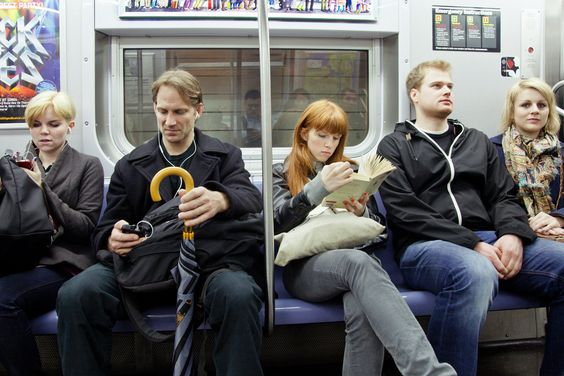
#> input picture renk_uzayı/foto.jpg, 564 x 376 px
$ python 'renk_uzayı.py'
#> lines starting #> are read from the running program, lines starting #| are printed output that depends on the picture
import cv2

img=cv2.imread("foto.jpg")
#> img is the input picture: shape (376, 564, 3); mean B, G, R 100, 100.7, 101.8
rgb_img=cv2.cvtColor(img,cv2.COLOR_BGR2RGB)
hsv_img=cv2.cvtColor(img,cv2.COLOR_BGR2HSV)
#> hsv_img: shape (376, 564, 3); mean H, S, V 77.3, 59.7, 109.6
gray_img=cv2.cvtColor(img,cv2.COLOR_BGR2GRAY)
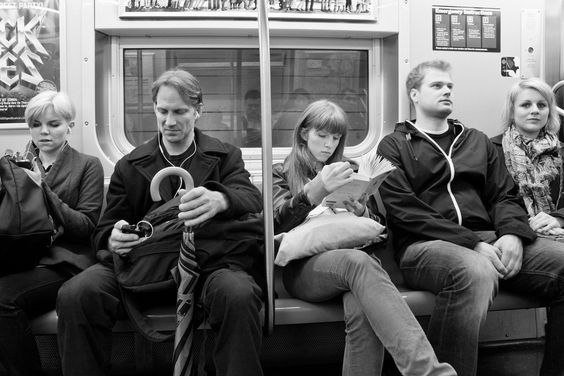
#> gray_img: shape (376, 564); min 0, max 255, mean 100.9

cv2.imshow("BGR",img)
cv2.imshow("RGB",rgb_img)
cv2.imshow("HSV",hsv_img)
cv2.imshow("GRAY",gray_img)

cv2.waitKey()
cv2.destroyAllWindows()
